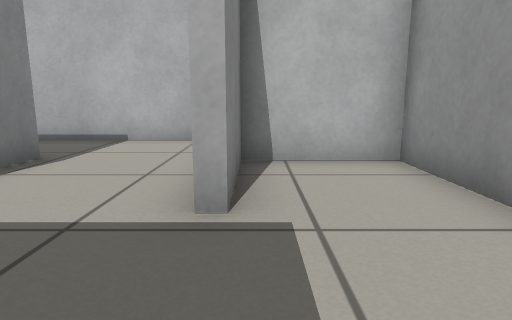
view 1 (above)

13 first-person views from a walk through a robot-simulator world made for Gazebo. The camera is 0.5 m above the floor, tilts 10° down and sees 75° across. The floor is counted in squares, 0.5 m on a side. Each view is taken from the middle of a square. On the plan, view 1 faces up. The plan holds only what a view shows up to about 12 squares ahead; the rest is blank. The robots in the file are not drawn.

view 2
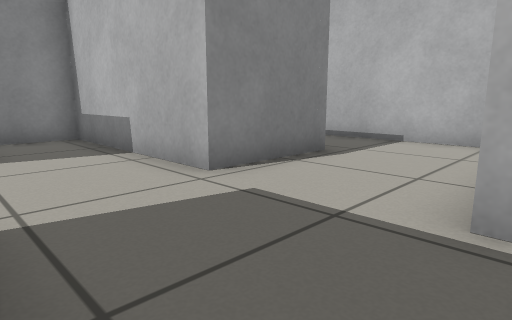

view 3
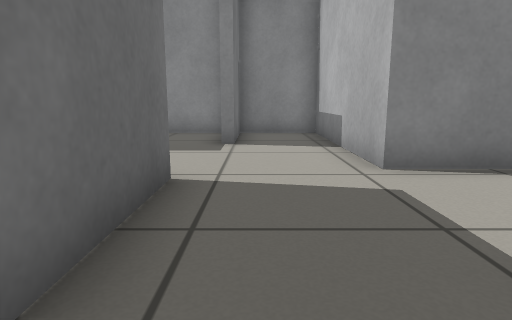

view 4
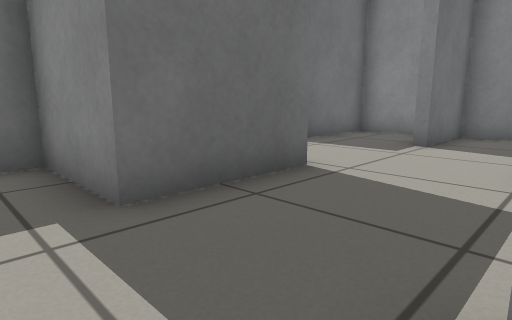

view 5
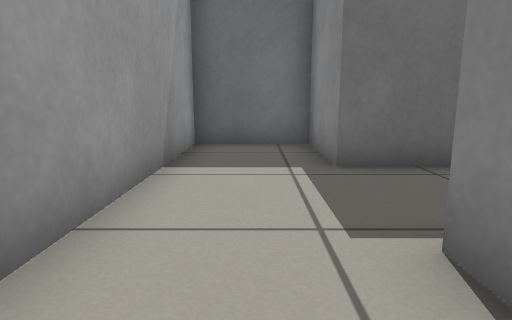

view 6
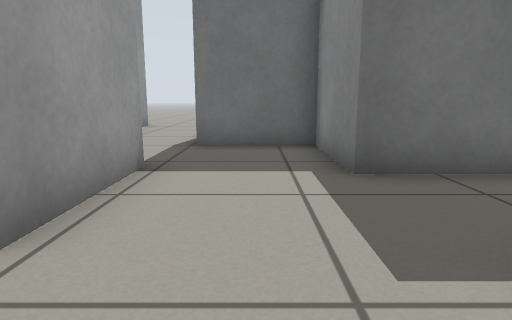

view 7
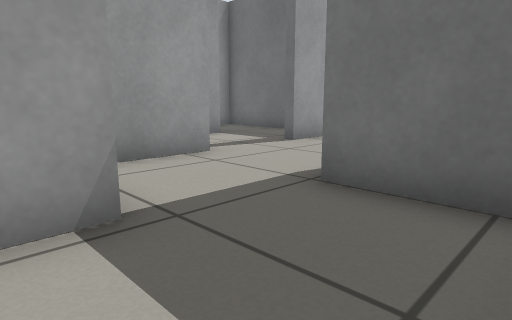

view 8
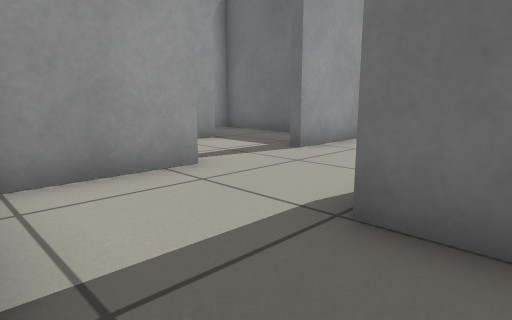

view 9
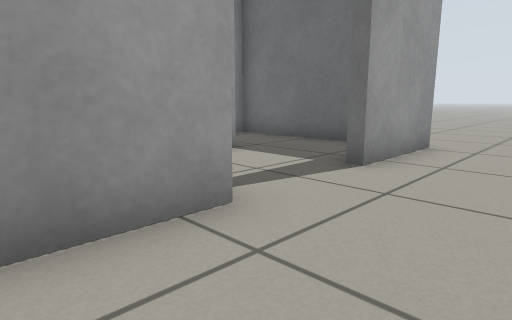

view 10
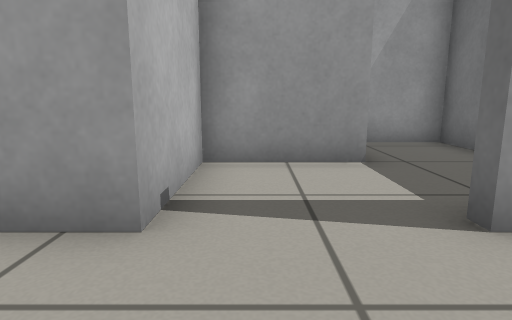

view 11
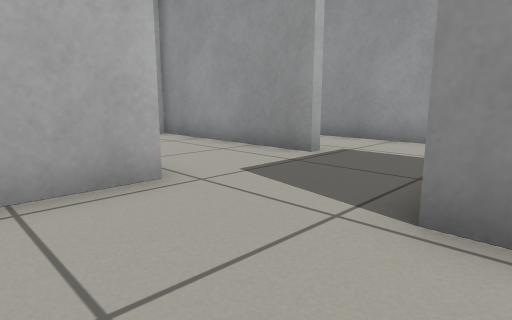

view 12
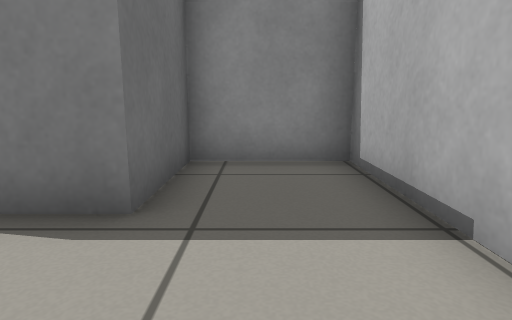

view 13
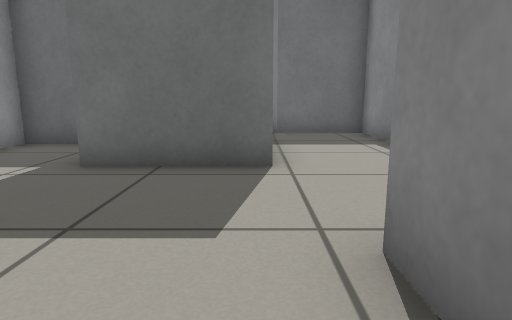

### Floor plan
Points are (right, up) in squares from view 1. A wall is a line through its corners. A room is listed if a view was taken in it or the views show most of it. See-through windows are left out.
Room 1 (views 1, 2, 3, 4, 5, 6, 12, 13)
walls: (-0.6, 2.9) (-0.6, 8.6) (-6.6, 8.6) (-6.6, 5.9) (-3.9, 5.9) (-3.9, 2.9) (-9.6, 2.9) (-9.6, 0.5) (-6.7, 0.5); (-3.3, -0.1) (-0.3, -0.1) (-0.3, -2.8) (2.4, -2.8) (2.4, 5.6) (-0.3, 5.6) (-0.3, 2.9)
ways out: opening at (-5, 0) to room 2
Room 2 (views 7, 11)
walls: (-9.6, 0) (-9.6, -2.5) (-6.4, -2.5); (-3.3, -3.1) (-3.3, -0.1)
ways out: opening at (-5, 0) to room 1; opening at (-4.5, -3) to room 3
Room 3 (views 8, 9)
walls: (-0.6, -6.1) (-0.6, -3.5); (-6.4, -2.5) (-6.4, -5.5) (-3.7, -5.5) (-3.7, -7)
ways out: opening at (-4.5, -3) to room 2; opening at (-2, -6) to room 4
Room 4 (view 10)
walls: (-0.6, -11.9) (-0.6, -8.7)
ways out: opening at (-2, -6) to room 3; opening at (0, -7.5) to room 6; opening at (0, -13)
Room 5 (no view inside)
walls: (1.2, -11.5) (5.1, -11.5) (5.1, -9.6)
ways out: opening at (1.5, -9) to room 6
Room 6 (no view inside)
walls: (2.4, -8.9) (2.4, -6.1) (-0.6, -6.1)
ways out: opening at (0, -7.5) to room 4; opening at (1.5, -9) to room 5

Where each view was taken, in squares from view 1:
view 1: 0 up, 0 right, facing up
view 2: 0 up, 0 right, facing up-left
view 3: 1 up, 1 right, facing left
view 4: 3 up, 1 right, facing down-left
view 5: 5 up, 1 right, facing down
view 6: 2 up, 5 left, facing down
view 7: 2 down, 6 left, facing down-right
view 8: 3 down, 5 left, facing down-right
view 9: 4 down, 3 left, facing down-right
view 10: 7 down, 3 left, facing right
view 11: 1 down, 6 left, facing up-right
view 12: 7 up, 1 left, facing left
view 13: 5 up, 3 left, facing down
